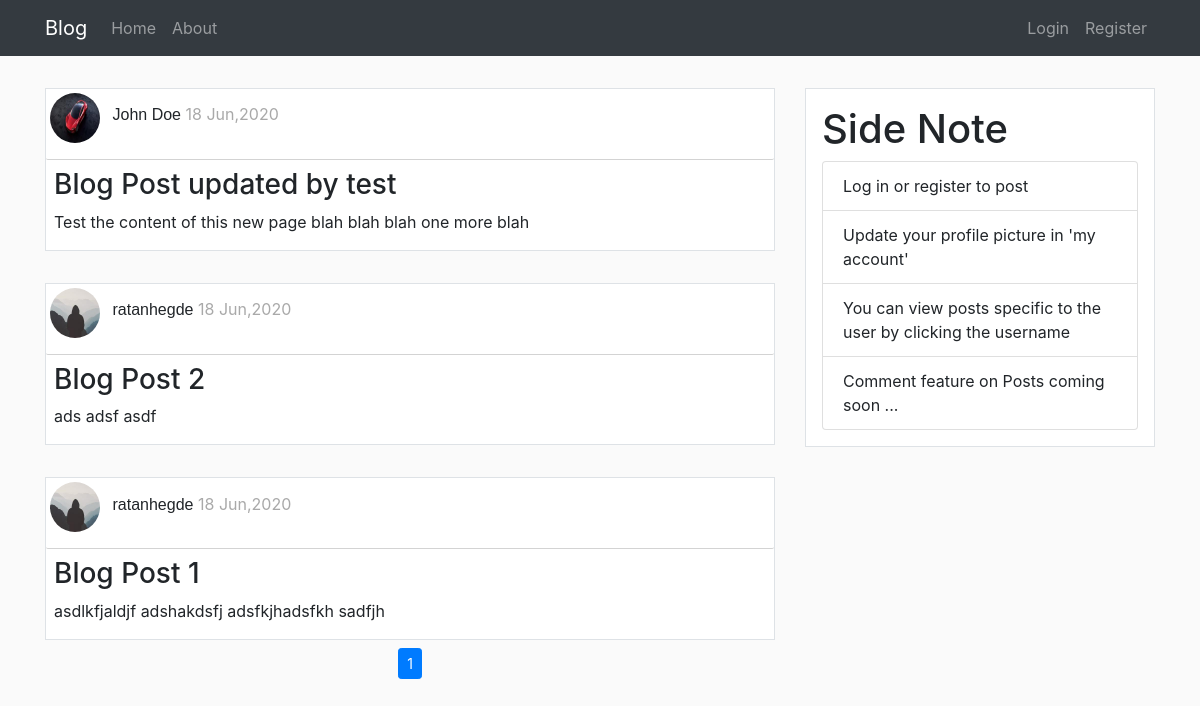
The app's page /home, older data.
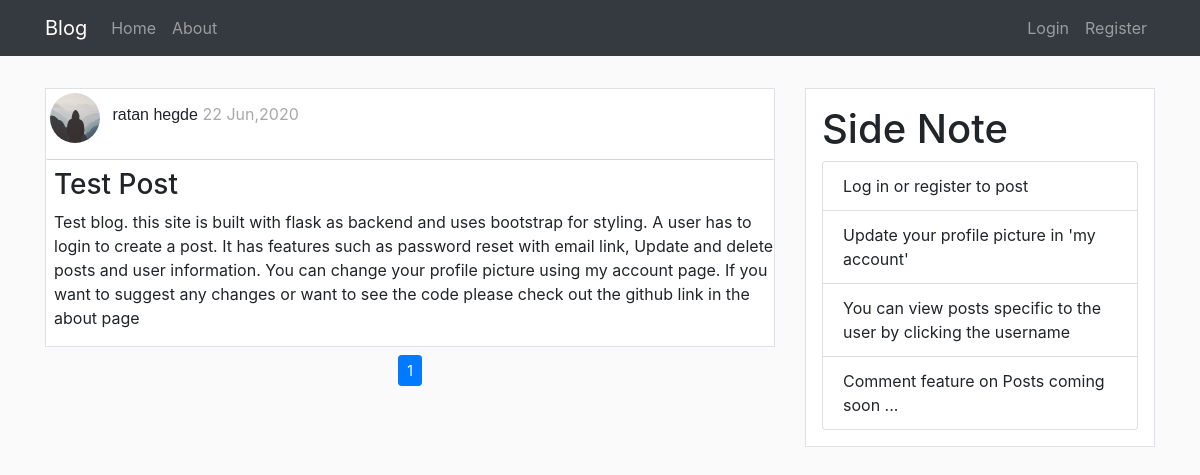
The same page, newer data.
### flaskBlog/models.py (models this page shows, shortened)
class Post(db.Model):
    id = db.Column(db.Integer , primary_key = True)
    title = db.Column(db.String(100), nullable=False)
    date_posted = db.Column(db.DateTime, nullable=False, default=datetime.utcnow)
    content = db.Column(db.Text, nullable=False)
    user_id = db.Column(db.Integer, db.ForeignKey('user.id'), nullable=False)

class User(db.Model, UserMixin):
    id = db.Column(db.Integer , primary_key = True)
    username = db.Column(db.String(20), unique=True , nullable=False)
    email = db.Column(db.String(120), unique=True , nullable=False)
    image_file = db.Column(db.String(20), nullable=False, default='default.jpg')
    password = db.Column(db.String(60), nullable=False)
    posts = db.relationship('Post', backref='author', lazy=True)

### flaskBlog/main/routes.py (the view)
@main.route("/")
@main.route("/home")
def home():
    page_no = request.args.get('page',1,type=int)
    posts= Post.query.order_by(Post.date_posted.desc()).paginate(page=page_no,per_page=5)
    return render_template('home.html', posts=posts)

### flaskBlog/templates/home.html
{% extends 'layout.html' %}
{% block content %}
    {% for post in posts.items %}
        <div class="article border">
            <div class="post-metadata">
                <img class="rounded-circle mt-1 ml-1" src="{{ url_for('static',filename='profile_pics/'+post.author.image_file) }}" alt="" id="post_img">
                <span class="Postauthor ml-2"><a href="{{ url_for('users.user_posts',username=post.author.username) }}">{{ post.author.username }}</a></span>
                <span class="Postdate mr-1"> {{ post.date_posted.strftime('%d %b,%Y') }}</span>
            </div>
            <h3 class="mt-2 ml-2 mr-2"><a href="{{ url_for('posts.post',post_id=post.id) }}">{{ post.title }}</a></h3>
            <p class="ml-2">{{ post.content }}</p>
        </div>
    {% endfor %}
    <nav aria-label="Page navigation example" class="mt-2 d-flex justify-content-center">
        <ul class="pagination pagination-sm">
          {% for page_num in posts.iter_pages(left_edge=1,right_edge=1,left_current=1,right_current=1) %}
            {% if page_num %}
                {% if page_num == posts.page %}
                    <li class="page-item active"><a class="page-link" href="{{ url_for('main.home',page=page_num )}}">{{ page_num }} <span class="sr-only">(current)</span> </a></li>
                {% else %}
                    <li class="page-item"><a class="page-link" href="{{ url_for('main.home',page=page_num )}}">{{ page_num }}</a></li>
                {% endif %}
            {% else %}
            <li class="page-item">...</li>
            {% endif %}
          {% endfor %}
        </ul>
      </nav>
{% endblock %}

Row changes from the older to the newer data that the page shows:
removed Post: image_file (picture), author.username "John Doe", date_posted "18 Jun,2020", title "Blog Post updated by test", content "Test the content of this new page blah blah blah one more blah"
removed Post: image_file (picture), author.username "ratanhegde", date_posted "18 Jun,2020", title "Blog Post 2", content "ads adsf asdf"
changed Post: image_file: a different picture; author.username "ratanhegde" → "ratan hegde"; date_posted "18 Jun,2020" → "22 Jun,2020"; title "Blog Post 1" → "Test Post"; content "asdlkfjaldjf adshakdsfj adsfkjhadsfkh sadfjh" → "Test blog. this site is built with flask as backend and uses bootstrap for styling. A user has to login to create a post. It has features such as password reset with email link, Update and delete posts and user information. You can change your profile picture using my account page. If you want to suggest any changes or want to see the code please check out the github link in the about page"
